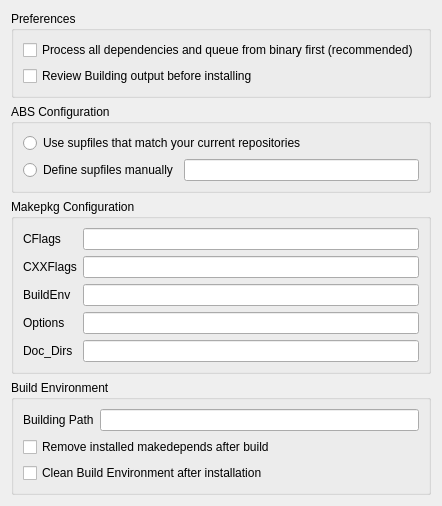
     <widget class="QWidget" name="Seite_3" >
      <property name="geometry" >
       <rect>
        <x>0</x>
        <y>0</y>
        <width>100</width>
        <height>30</height>
       </rect>
      </property>
      <layout class="QGridLayout" >
       <item row="0" column="0" >
        <widget class="QGroupBox" name="groupBox_9" >
         <property name="title" >
          <string>Preferences</string>
         </property>
         <layout class="QGridLayout" >
          <item row="0" column="0" >
           <widget class="QCheckBox" name="makeDepsSourceBox" >
            <property name="text" >
             <string>Process all dependencies and queue from binary first (recommended)</string>
            </property>
           </widget>
          </item>
          <item row="1" column="0" >
           <widget class="QCheckBox" name="reviewBuildOutBox" >
            <property name="text" >
             <string>Review Building output before installing</string>
            </property>
           </widget>
          </item>
         </layout>
        </widget>
       </item>
       <item row="1" column="0" >
        <widget class="QGroupBox" name="groupBox_7" >
         <property name="title" >
          <string>ABS Configuration</string>
         </property>
         <layout class="QGridLayout" >
          <item row="0" column="0" >
           <widget class="QRadioButton" name="useMatchSupRadio" >
            <property name="text" >
             <string>Use supfiles that match your current repositories</string>
            </property>
           </widget>
          </item>
          <item row="1" column="0" >
           <layout class="QHBoxLayout" >
            <item>
             <widget class="QRadioButton" name="useCustomSupRadio" >
              <property name="text" >
               <string>Define supfiles manually</string>
              </property>
             </widget>
            </item>
            <item>
             <widget class="QLineEdit" name="supEdit" />
            </item>
           </layout>
          </item>
         </layout>
        </widget>
       </item>
       <item row="2" column="0" >
        <widget class="QGroupBox" name="groupBox_8" >
         <property name="title" >
          <string>Makepkg Configuration</string>
         </property>
         <layout class="QGridLayout" >
          <item row="0" column="0" >
           <widget class="QLabel" name="label_9" >
            <property name="text" >
             <string>CFlags</string>
            </property>
           </widget>
          </item>
          <item row="0" column="1" >
           <widget class="QLineEdit" name="CFlagEdit" />
          </item>
          <item row="1" column="0" >
           <widget class="QLabel" name="label_10" >
            <property name="text" >
             <string>CXXFlags</string>
            </property>
           </widget>
          </item>
          <item row="1" column="1" >
           <widget class="QLineEdit" name="CXXFlagEdit" />
          </item>
          <item row="2" column="0" >
           <widget class="QLabel" name="label_11" >
            <property name="text" >
             <string>BuildEnv</string>
            </property>
           </widget>
          </item>
          <item row="2" column="1" >
           <widget class="QLineEdit" name="buildEnvEdit" />
          </item>
          <item row="3" column="0" >
           <widget class="QLabel" name="label_12" >
            <property name="text" >
             <string>Options</string>
            </property>
           </widget>
          </item>
          <item row="3" column="1" >
           <widget class="QLineEdit" name="optionsMkPkgEdit" />
          </item>
          <item row="4" column="0" >
           <widget class="QLabel" name="label_13" >
            <property name="text" >
             <string>Doc_Dirs</string>
            </property>
           </widget>
          </item>
          <item row="4" column="1" >
           <widget class="QLineEdit" name="docDirsEdit" />
          </item>
         </layout>
        </widget>
       </item>
       <item row="3" column="0" >
        <widget class="QGroupBox" name="groupBox_10" >
         <property name="title" >
          <string>Build Environment</string>
         </property>
         <layout class="QGridLayout" >
          <item row="0" column="0" >
           <layout class="QHBoxLayout" >
            <item>
             <widget class="QLabel" name="label_14" >
              <property name="text" >
               <string>Building Path</string>
              </property>
             </widget>
            </item>
            <item>
             <widget class="QLineEdit" name="buildPathEdit" />
            </item>
           </layout>
          </item>
          <item row="1" column="0" >
           <widget class="QCheckBox" name="cleanMakeDepsBox" >
            <property name="text" >
             <string>Remove installed makedepends after build</string>
            </property>
           </widget>
          </item>
          <item row="2" column="0" >
           <widget class="QCheckBox" name="cleanBuildEnvBox" >
            <property name="text" >
             <string>Clean Build Environment after installation</string>
            </property>
           </widget>
          </item>
         </layout>
        </widget>
       </item>
      </layout>
     </widget>
